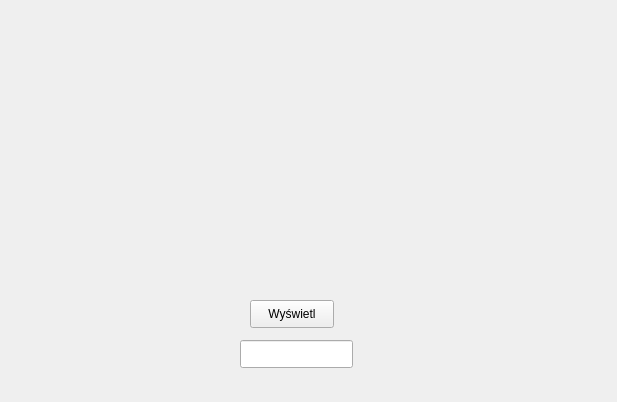
<?xml version="1.0" encoding="UTF-8"?>
<ui version="4.0">
 <class>Widget</class>
 <widget class="QWidget" name="Widget">
  <property name="geometry">
   <rect>
    <x>0</x>
    <y>0</y>
    <width>617</width>
    <height>402</height>
   </rect>
  </property>
  <property name="windowTitle">
   <string>Widget</string>
  </property>
  <widget class="QPushButton" name="pushButton">
   <property name="geometry">
    <rect>
     <x>250</x>
     <y>300</y>
     <width>84</width>
     <height>28</height>
    </rect>
   </property>
   <property name="text">
    <string>Wyświetl</string>
   </property>
  </widget>
  <widget class="QLineEdit" name="lineEdit">
   <property name="geometry">
    <rect>
     <x>240</x>
     <y>340</y>
     <width>113</width>
     <height>28</height>
    </rect>
   </property>
  </widget>
 </widget>
 <layoutdefault spacing="6" margin="11"/>
 <resources/>
 <connections/>
</ui>
